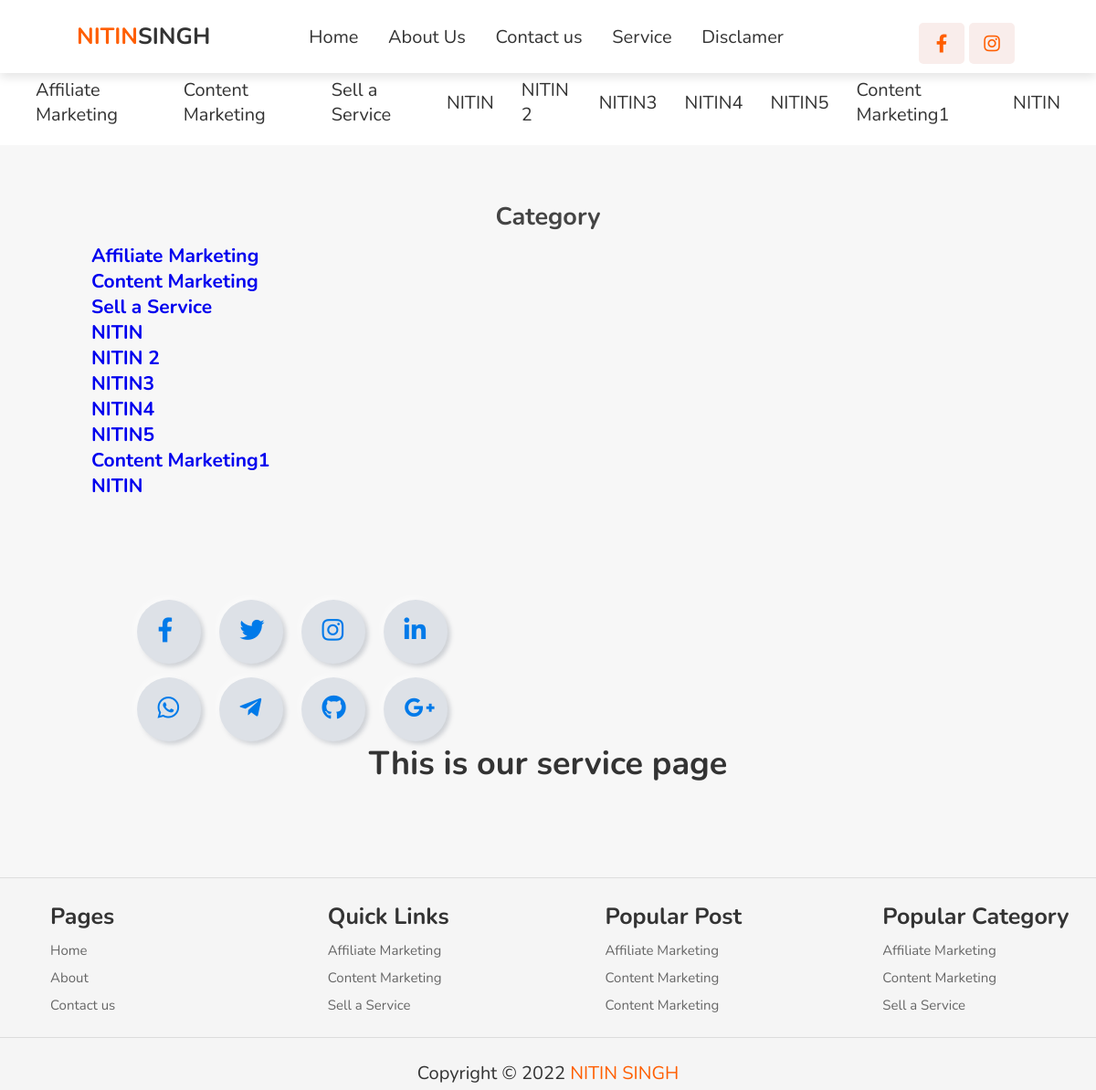
Screenshot of /page/Service with the database file from the repository.
### blogtheme/models.py (models this page shows, shortened)
class Navlog(models.Model):
    NAV_CHOICES = (
        ("logo", "logo"),
    )
    logo = models.CharField(max_length=20, choices=NAV_CHOICES,unique=True)
    name = models.CharField(max_length=20)
    name2 = models.CharField(max_length=20)

class Nav_menu(models.Model):
    MENU_CHOICES = (
        ("menu1", "menu1"),
        ("menu2", "menu2"),
        ("menu3", "menu3"),
        ("menu4", "menu4"),
        ("menu5", "menu5"),
    )
    your_menu = models.CharField(max_length=20,default="icon1", choices=MENU_CHOICES,unique=True)
    menuname = models.CharField(max_length=15)
    menuurl = models.CharField(max_length=40)

class Nav_social_media_icon(models.Model):
    ICON_CHOICES = (
        ("icon1", "icon1"),
        ("icon2", "icon2"),
    )
    your_icon = models.CharField(max_length=20,default="icon1", choices=ICON_CHOICES,unique=True)
    icon = models.CharField(max_length=30)
    iconlink = models.CharField(max_length=60)

class FooterHeading(models.Model):
    FOOTER_CHOICES = (
        ("first", "first"),
        ("second", "second"),
        ("third", "third"),
        ("fourth", "fourth"),
    )
    sno = models.CharField(max_length=25,choices=FOOTER_CHOICES, unique=True)
    name = models.CharField(max_length=55)

class FooterLink(models.Model):
    head = models.ForeignKey(FooterHeading, on_delete=models.CASCADE)
    name = models.CharField(max_length=55)
    link = models.CharField(max_length=200)

class copyrightClaim(models.Model):
    COPYRIGHT_CHOICES = (
        ("footer", "footer"),
    )
    location = models.CharField(max_length=25, choices=COPYRIGHT_CHOICES, unique=True)
    msg = models.CharField(max_length=155)

### blog/models.py (models this page shows, shortened)
class Category(models.Model):
    name = models.CharField(max_length=30)
    featured = models.BooleanField()

### pages/models.py (models this page shows, shortened)
class Page(models.Model):
    name = models.CharField(max_length=155, unique=True)
    sidebar = models.BooleanField(default=False)
    url = models.CharField(max_length=155)
    content = models.TextField()

### pages/views.py (the view)
# urls.py: path('page/', include('pages.urls')),
def page(request, page):
    pagedata = Page.objects.filter(url = page).first()
    featured_category = Category.objects.filter(featured=True)
    categoryp = Category.objects.all()
    if pagedata is not None:
        context = {
            "page":pagedata,
            "navThemeBar":baseData(),
            "featured_category":featured_category,
             "categoryp":categoryp,
        }
        if pagedata.sidebar:
            return render(request, "pages/page_with_sidebar.html", context)
        else:
            return render(request, "pages/page.html", context)
    else:
        return redirect("/")

### pages/templates/pages/page_with_sidebar.html (shortened to what this page needs)
{% extends 'blog/base.html' %}
{% block body %}
<div class="ourpagesdata">
    <div class="video-lists">
        {% if categoryp.count > 0 %}
        <div class="video-list">
            <h1 class="Category">Category</h1>
            {% for blog in categoryp %}
            <div class="vid active">
                <h3 class="title"><a href="/blog/category/{{blog.name}}">{{blog.name}}</a></h3>
            </div>
            {% endfor %}
        </div>
        {% endif %}
        <br><br><br><br>
    <div class="center video-lists">
        <div class="icons first">
           <li class="social-media-icons"><a href="#"><span class="fab fa-facebook-f"></span></a></li>
           <li class="social-media-icons"><a href="#"><span class="fab fa-twitter"></span></a></li>
           <li class="social-media-icons"><a href="#"><span class="fab fa-instagram"></span></a></li>
           <li class="social-media-icons"><a href="#"><span class="fab fa-linkedin-in"></span></a></li>
        </div>
        <div class="icons second">
           <li class="social-media-icons"><a href="#"><span class="fab fa-whatsapp"></span></a></li>
           <li class="social-media-icons"><a href="#"><span class="fab fa-telegram-plane"></span></a></li>
           <li class="social-media-icons"><a href="#"><span class="fab fa-github"></span></a></li>
           <li class="social-media-icons"><a href="#"><span class="fab fa-google-plus-g"></span></a></li>
        </div>
     </div>
    </div>
{{page.content|safe}}
</div>
{% endblock body %}

### blog/templates/blog/base.html (shortened to what this page needs)
<!DOCTYPE html>
<html lang="en">
<head>
    {% load static %}
    <link rel="stylesheet" href="../../static/blog/style.css">
    <link rel="stylesheet" href="https://cdnjs.cloudflare.com/ajax/libs/font-awesome/5.15.3/css/all.min.css"/>
</head>
<body>
{% if navThemeBar.logo or navThemeBar.pages or navThemeBar.righticon %}
<header>
    <a href="/" class="logo"><span>{{navThemeBar.logo.name}}</span>{{navThemeBar.logo.name2}}</a>
    <nav class="navbar">
        {% for i in navThemeBar.pages %}
        <a href="{{i.menuurl}}">{{i.menuname}}</a>
        {% endfor %}
    </nav>
    <div class="icons">
        {% for i in navThemeBar.righticon %}
        <a href="{{i.iconlink}}" class="{{i.icon}}"></a>
        {% endfor %}
    </div>
</header>
{% endif %}
<nav class="navbar2">
    {% for blog in featured_category %}
    <a href="/blog/category/{{blog.name}}">{{blog.name}}</a>
    {% endfor %}
</nav>
    {% block body %}{% endblock body %}
<section class="footer">
    <div class="footer-container">
        <div class="box-container">
            <div class="box">
                <h3>{{navThemeBar.footer.foothead.footh1.name}}</h3>
                {% for i in navThemeBar.footer.footerlink.foot1 %}
                <a href="{{i.url}}">{{i.name}}</a>
                {% endfor %}
            </div>
            <div class="box">
                <h3>{{navThemeBar.footer.foothead.footh2.name}}</h3>
                {% for i in navThemeBar.footer.footerlink.foot2 %}
                <a href="{{i.url}}">{{i.name}}</a>
                {% endfor %}
            </div>
            <div class="box">
                <h3>{{navThemeBar.footer.foothead.footh3.name}}</h3>
                {% for i in navThemeBar.footer.footerlink.foot3 %}
                <a href="{{i.url}}">{{i.name}}</a>
                {% endfor %}
            </div>
            <div class="box">
                <h3>{{navThemeBar.footer.foothead.footh4.name}}</h3>
                {% for i in navThemeBar.footer.footerlink.foot4 %}
                <a href="{{i.url}}">{{i.name}}</a>
                {% endfor %}
            </div>
        </div>
        {% if navThemeBar.footer.copyrightmsg != None %}<div class="credit">{{navThemeBar.footer.copyrightmsg.msg|safe}}</div>{% endif %}
    </div>
</section>
</body>
</html>

### blog/static/blog/style.css (style rules this page uses)
:root { --red: #ff5e00; --light-red: #f9edeb; }
* { font-family: "Nunito", sans-serif; margin: 0; padding: 0; box-sizing: border-box; outline: none; border: none; text-decoration: none; }
html { font-size: 62.5%; overflow-x: hidden; scroll-behavior: smooth; scroll-padding-top: 7rem; }
a { text-decoration: none; }
body { background: #f7f7f7; }
header { position: fixed; top: 0; left: 0; right: 0; z-index: 1000; background: #fff; padding: 1rem 7%; box-shadow: 0 0.5rem 1rem rgba(0, 0, 0, 0.1); display: flex; align-items: center; justify-content: space-between; }
header .logo { font-weight: bolder; font-size: 2.5rem; color: #333; }
header .logo span { color: var(--red); }
header .navbar a { color: #333; font-size: 2rem; padding: 0 1.5rem; }
header .icons #menu-bars, header .icons a { height: 4.5rem; line-height: 4.5rem; width: 5rem; font-size: 2rem; margin-right: 0.5rem; border-radius: 0.5rem; color: var(--red); background: var(--light-red); text-align: center; }
.navbar2 { background: #fff; padding: 2rem 2%; display: flex; align-items: center; }
.navbar2 a { color: #333; font-size: 2rem; padding: 0 1.5rem; }
.footer { position: relative; left: 0; bottom: 0; width: 100%; border-top: 0.1rem solid rgba(0, 0, 0, 0.1); }
.footer .footer-container { background: whitesmoke; }
.footer .footer-container .box-container { display: flex; flex-wrap: wrap; gap: 1.5rem; }
.footer .footer-container .box-container .box { flex: 1 1 15rem; margin-top: 20px; margin-left: 55px; }
.footer .footer-container .box-container .box h3 { font-size: 2.5rem; color: #333; padding: 0.5rem 0; }
.footer .footer-container .box-container .box a { display: block; font-size: 1.5rem; color: #666; padding: 0.5rem 0; }
.footer .footer-container .credit { margin-top: 2rem; padding: 0.5rem; padding-top: 2.5rem; font-size: 2rem; text-align: center; color: #333; border-top: 0.1rem solid rgba(0, 0, 0, 0.1); }
.footer .footer-container .credit span { color: var(--red); }
.Category { color: #444; font-size: 2.7rem; text-align: center; padding: 10px; }
.ourpagesdata { font-size: 1.8rem; margin-top: 50px; margin-left: 100px; margin-right: 100px; color: #333; margin-bottom: 100px; }
.icons { display: flex; margin-top: 15px; margin-left: 40px; }
.social-media-icons { position: relative; list-style: none; height: 70px; width: 70px; margin: 0 10px; border-radius: 50%; background: #dde1e7; cursor: pointer; box-shadow: -3px -3px 7px #ffffff73, 3px 3px 5px rgba(94,104,121,0.288); }
li a { line-height: 70px; margin-left: 22.5px; font-size: 27px; color: #b6bbc5; }
li a span { color: #007ae9; }

### rows the page displays
Navlog: logo.name "NITIN", logo.name2 "SINGH"
Nav_menu: menuname "Home"
Nav_menu: menuname "About Us"
Nav_menu: menuname "Contact us"
Nav_menu: menuname "Service"
Nav_menu: menuname "Disclamer"
Category: name "Affiliate Marketing"
Category: name "Content Marketing"
Category: name "Sell a Service"
Category: name "NITIN"
Category: name "NITIN 2"
Category: name "NITIN3"
Category: name "NITIN4"
Category: name "NITIN5"
Category: name "Content Marketing1"
Category: name "NITIN"
Page: content "This is our service page"
FooterHeading: footer.foothead.footh1.name "Pages"
FooterLink: name "Home"
FooterLink: name "About"
FooterLink: name "Contact us"
FooterHeading: footer.foothead.footh2.name "Quick Links"
FooterLink: name "Affiliate Marketing"
FooterLink: name "Content Marketing"
FooterLink: name "Sell a Service"
FooterHeading: footer.foothead.footh3.name "Popular Post"
FooterLink: name "Affiliate Marketing"
FooterLink: name "Content Marketing"
FooterLink: name "Content Marketing"
FooterHeading: footer.foothead.footh4.name "Popular Category"
FooterLink: name "Affiliate Marketing"
FooterLink: name "Content Marketing"
FooterLink: name "Sell a Service"
copyrightClaim: footer.copyrightmsg.msg "Copyright © 2022 NITIN SINGH"
